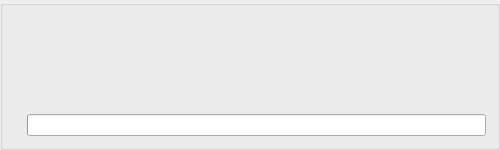
<?xml version="1.0" encoding="UTF-8"?>
<ui version="4.0">
 <class>AchievementBox</class>
 <widget class="QGroupBox" name="AchievementBox">
  <property name="geometry">
   <rect>
    <x>0</x>
    <y>0</y>
    <width>500</width>
    <height>150</height>
   </rect>
  </property>
  <layout class="QHBoxLayout" name="rootLayout">
   <item>
    <layout class="QVBoxLayout" name="badgeColumn">
     <property name="sizeConstraint">
      <enum>QLayout::SizeConstraint::SetFixedSize</enum>
     </property>
     <property name="alignment">
      <set>Qt::AlignmentFlag::AlignCenter</set>
     </property>
     <item>
      <spacer name="badgeTopSpacer">
       <property name="orientation">
        <enum>Qt::Orientation::Vertical</enum>
       </property>
       <property name="sizeHint" stdset="0">
        <size>
         <width>0</width>
         <height>0</height>
        </size>
       </property>
      </spacer>
     </item>
     <item>
      <widget class="QLabel" name="badgeLabel">
       <property name="text">
        <string/>
       </property>
      </widget>
     </item>
     <item>
      <spacer name="badgeBottomSpacer">
       <property name="orientation">
        <enum>Qt::Orientation::Vertical</enum>
       </property>
       <property name="sizeHint" stdset="0">
        <size>
         <width>0</width>
         <height>0</height>
        </size>
       </property>
      </spacer>
     </item>
    </layout>
   </item>
   <item>
    <layout class="QVBoxLayout" name="detailsColumn">
     <item>
      <widget class="QLabel" name="titleLabel">
       <property name="sizePolicy">
        <sizepolicy hsizetype="Minimum" vsizetype="Minimum">
         <horstretch>0</horstretch>
         <verstretch>0</verstretch>
        </sizepolicy>
       </property>
       <property name="text">
        <string/>
       </property>
       <property name="wordWrap">
        <bool>true</bool>
       </property>
      </widget>
     </item>
     <item>
      <widget class="QLabel" name="descriptionLabel">
       <property name="sizePolicy">
        <sizepolicy hsizetype="Minimum" vsizetype="Minimum">
         <horstretch>0</horstretch>
         <verstretch>0</verstretch>
        </sizepolicy>
       </property>
       <property name="text">
        <string/>
       </property>
       <property name="wordWrap">
        <bool>true</bool>
       </property>
      </widget>
     </item>
     <item>
      <widget class="QLabel" name="pointsLabel">
       <property name="text">
        <string/>
       </property>
      </widget>
     </item>
     <item>
      <widget class="QLabel" name="statusLabel">
       <property name="text">
        <string/>
       </property>
      </widget>
     </item>
     <item>
      <widget class="QProgressBar" name="progressBar">
       <property name="value">
        <number>0</number>
       </property>
       <property name="textVisible">
        <bool>false</bool>
       </property>
       <layout class="QVBoxLayout" name="progressOverlayLayout">
        <property name="leftMargin">
         <number>0</number>
        </property>
        <property name="topMargin">
         <number>0</number>
        </property>
        <property name="rightMargin">
         <number>0</number>
        </property>
        <property name="bottomMargin">
         <number>0</number>
        </property>
        <item>
         <widget class="QLabel" name="progressLabel">
          <property name="styleSheet">
           <string notr="true">background-color:transparent;</string>
          </property>
          <property name="text">
           <string/>
          </property>
          <property name="alignment">
           <set>Qt::AlignmentFlag::AlignCenter</set>
          </property>
         </widget>
        </item>
       </layout>
      </widget>
     </item>
    </layout>
   </item>
  </layout>
 </widget>
 <resources/>
 <connections/>
</ui>
